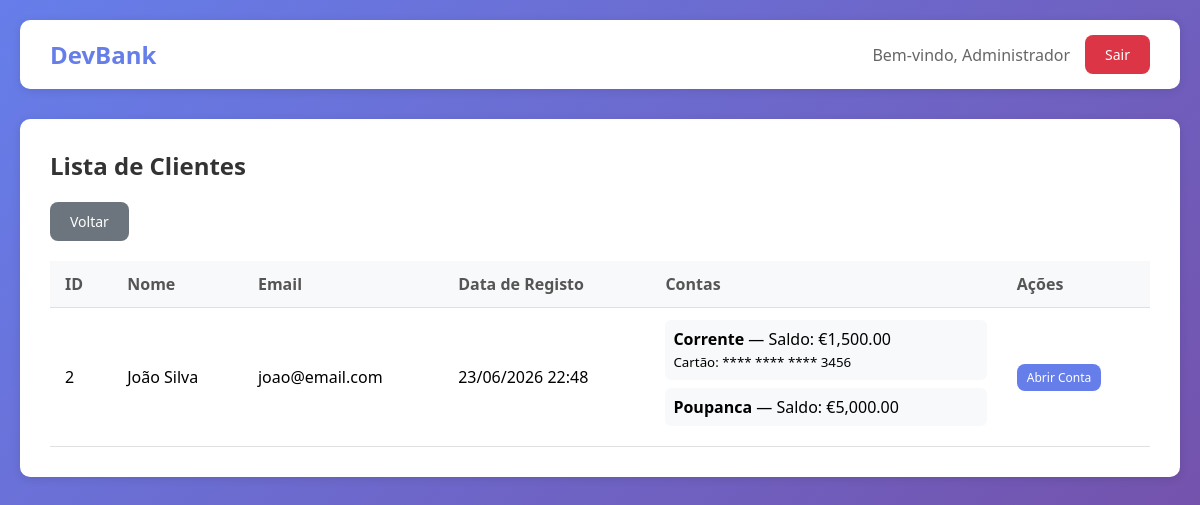
The page /admin/listar_clientes.php (signed in) on the database as committed earlier.
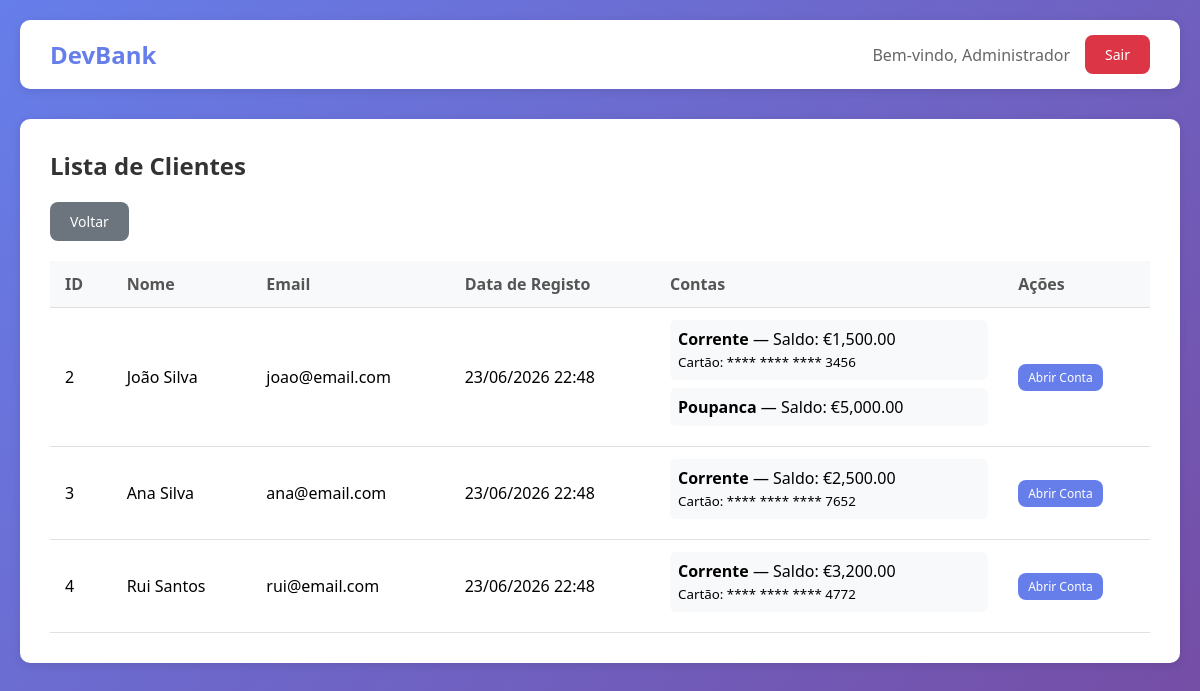
The same page on the database as committed later.
### tables this page shows
CREATE TABLE IF NOT EXISTS utilizadores (
    id INT AUTO_INCREMENT PRIMARY KEY,
    nome VARCHAR(100) NOT NULL,
    email VARCHAR(100) NOT NULL UNIQUE,
    password VARCHAR(255) NOT NULL,
    tipo ENUM('admin', 'cliente') NOT NULL DEFAULT 'cliente',
    created_at TIMESTAMP DEFAULT CURRENT_TIMESTAMP
);

CREATE TABLE IF NOT EXISTS contas (
    id INT AUTO_INCREMENT PRIMARY KEY,
    cliente_id INT NOT NULL,
    tipo ENUM('corrente', 'poupanca') NOT NULL,
    saldo DECIMAL(10,2) NOT NULL DEFAULT 0.00,
    created_at TIMESTAMP DEFAULT CURRENT_TIMESTAMP,
    FOREIGN KEY (cliente_id) REFERENCES utilizadores(id) ON DELETE CASCADE
);

CREATE TABLE IF NOT EXISTS cartoes (
    id INT AUTO_INCREMENT PRIMARY KEY,
    conta_id INT NOT NULL,
    numero_cartao VARCHAR(16) NOT NULL UNIQUE,
    pin VARCHAR(255) NOT NULL,
    ativo TINYINT(1) NOT NULL DEFAULT 1,
    created_at TIMESTAMP DEFAULT CURRENT_TIMESTAMP,
    FOREIGN KEY (conta_id) REFERENCES contas(id) ON DELETE CASCADE
);

### classes/Admin.php (called while the page is built, shortened)
<?php
class Admin extends Utilizador
{
    public static function listarClientes(): array
    {
        $db = Database::getConnection();
        $stmt = $db->prepare("SELECT * FROM utilizadores WHERE tipo = 'cliente' ORDER BY created_at DESC");
        $stmt->execute();
        return $stmt->fetchAll();
    }
    public static function obterContasCliente(int $clienteId): array
    {
        $db = Database::getConnection();
        $stmt = $db->prepare('SELECT * FROM contas WHERE cliente_id = :cliente_id');
        $stmt->execute([':cliente_id' => $clienteId]);
        return $stmt->fetchAll();
    }
    public static function obterCartoesConta(int $contaId): array
    {
        $db = Database::getConnection();
        $stmt = $db->prepare('SELECT * FROM cartoes WHERE conta_id = :conta_id');
        $stmt->execute([':conta_id' => $contaId]);
        return $stmt->fetchAll();
    }
}

### admin/listar_clientes.php (the view, shortened to what this page needs)
<?php
require_once __DIR__ . '/../classes/Admin.php';
$clientes = Admin::listarClientes();
?>
<!DOCTYPE html>
<html lang="pt">
<head>
    <link rel="stylesheet" href="../assets/style.css">
</head>
<body class="admin-page">
    <div class="admin-container">
        <div class="admin-header">
            <h1>DevBank</h1>
            <div class="admin-user">
                <span>Bem-vindo, <?= htmlspecialchars($_SESSION['admin_nome']) ?></span>
                <a href="logout.php" class="btn btn-danger">Sair</a>
            </div>
        </div>
        <div class="admin-content">
            <h2>Lista de Clientes</h2>
            <a href="dashboard.php" class="btn btn-secondary">Voltar</a>
            <div class="table-wrapper">
                <table class="admin-table">
                    <thead>
                        <tr>
                            <th>ID</th>
                            <th>Nome</th>
                            <th>Email</th>
                            <th>Data de Registo</th>
                            <th>Contas</th>
                            <th>Ações</th>
                        </tr>
                    </thead>
                    <tbody>
                        <?php if (empty($clientes)): ?>
                            <tr>
                                <td colspan="6" class="text-center">Nenhum cliente registado.</td>
                            </tr>
                        <?php else: ?>
                            <?php foreach ($clientes as $cliente): ?>
                                <tr>
                                    <td><?= $cliente['id'] ?></td>
                                    <td><?= htmlspecialchars($cliente['nome']) ?></td>
                                    <td><?= htmlspecialchars($cliente['email']) ?></td>
                                    <td><?= date('d/m/Y H:i', strtotime($cliente['created_at'])) ?></td>
                                    <td>
                                        <?php
                                        $contas = Admin::obterContasCliente($cliente['id']);
                                        foreach ($contas as $conta):
                                            $cartoes = Admin::obterCartoesConta($conta['id']);
                                        ?>
                                            <div style="margin-bottom:8px;padding:8px;background:#f8f9fa;border-radius:6px;">
                                                <strong><?= ucfirst($conta['tipo']) ?></strong>
                                                — Saldo: €<?= number_format($conta['saldo'], 2) ?>
                                                <?php foreach ($cartoes as $c): ?>
                                                    <br><small>Cartão: **** **** **** <?= substr($c['numero_cartao'], -4) ?></small>
                                                <?php endforeach; ?>
                                            </div>
                                        <?php endforeach; ?>
                                    </td>
                                    <td>
                                        <a href="abrir_conta.php?cliente_id=<?= $cliente['id'] ?>" class="btn btn-sm btn-primary">Abrir Conta</a>
                                    </td>
                                </tr>
                            <?php endforeach; ?>
                        <?php endif; ?>
                    </tbody>
                </table>
            </div>
        </div>
    </div>
</body>
</html>

### assets/style.css (style rules this page uses)
* { margin: 0; padding: 0; box-sizing: border-box; }
body { font-family: 'Segoe UI', Tahoma, Geneva, Verdana, sans-serif; min-height: 100vh; }
.admin-page { background: linear-gradient(135deg, #667eea 0%, #764ba2 100%); }
.admin-container { max-width: 1200px; margin: 0 auto; padding: 20px; }
.admin-header { display: flex; justify-content: space-between; align-items: center; background: white; padding: 15px 30px; border-radius: 10px; box-shadow: 0 2px 10px rgba(0,0,0,0.1); margin-bottom: 30px; }
.admin-header h1 { color: #667eea; font-size: 24px; }
.admin-user { display: flex; align-items: center; gap: 15px; color: #666; }
.admin-content { background: white; padding: 30px; border-radius: 10px; box-shadow: 0 2px 10px rgba(0,0,0,0.1); }
.admin-content h2 { color: #333; margin-bottom: 20px; }
.btn { padding: 10px 20px; border: none; border-radius: 8px; font-size: 14px; cursor: pointer; text-decoration: none; display: inline-block; transition: background 0.3s; }
.btn-primary { background: #667eea; color: white; }
.btn-secondary { background: #6c757d; color: white; }
.btn-danger { background: #dc3545; color: white; }
.btn-sm { padding: 5px 10px; font-size: 12px; }
.table-wrapper { overflow-x: auto; margin-top: 20px; }
.admin-table { width: 100%; border-collapse: collapse; }
.admin-table th, .admin-table td { padding: 12px 15px; text-align: left; border-bottom: 1px solid #e0e0e0; }
.admin-table th { background: #f8f9fa; color: #555; font-weight: 600; }

Rows that differ between the two databases and show on the page:
added utilizadores: id "3", nome "Ana Silva", email "ana@email.com", created_at "23/06/2026 22:48"
added contas: tipo "Corrente", saldo "2,500.00", shown under "3"
added cartoes: numero_cartao "7652", shown under "Corrente"
added utilizadores: id "4", nome "Rui Santos", email "rui@email.com", created_at "23/06/2026 22:48"
added contas: tipo "Corrente", saldo "3,200.00", shown under "4"
added cartoes: numero_cartao "4772", shown under "Corrente"
